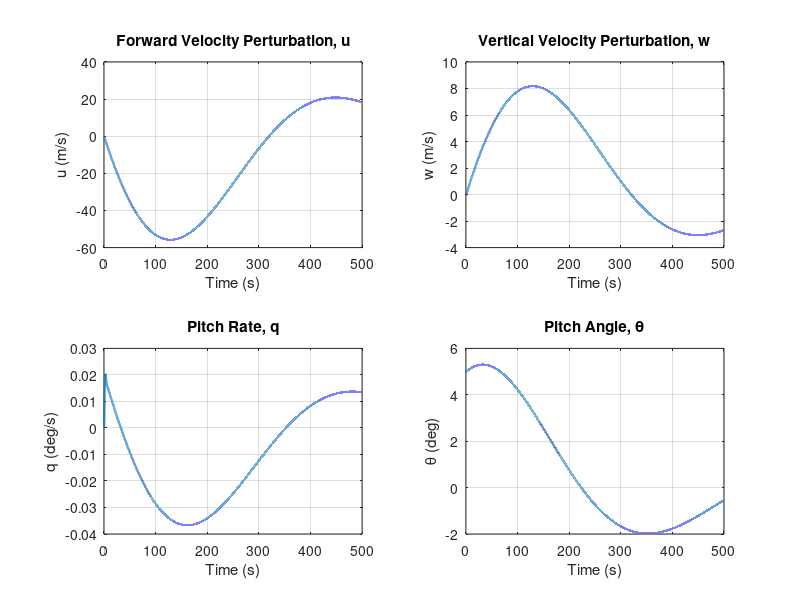

Source code (MATLAB): (Note: this script raises an error after producing the figure.)
%% Boeing 747 Longitudinal Dynamics
% NASA CR-2144 (Heffley)
% Flight Condition 7
% Mach = 0.8
% Altitude = 20,000 ft

clc;
clear;

statenames = {
    'u'
    'w'
    'q'
    'theta'
    'h'
    };

%% Flight Condition 7

g = 32.174;          % ft/s^2
U0 = 820.01;         % ft/s
W0 = 0;
theta0 = 0;

%% Dimensional Stability Derivatives (Heffley)

Xu_star = -0.00643;
Zu_star = -0.0941;
Mu_star = -0.000222;

Xw = 0.0253;
Zw = -0.624;
Mw = -0.00153;

Zwd = 0.0144;
Mwd = -0.000212;

Xq = 0;
Zq = -9.99;
Mq = -0.658;

%% Elevator Control Derivatives

Xde = 0;
Zde = -32.7;
Mde = -2.03;

%% Throttle Control Derivatives

Xdth = 5.05e-4;
Zdth = -2.20e-6;
Mdth = 3.02e-6;

%% Descriptor Matrix

E = [
1      0          0   0
0   1-Zwd         0   0
0   -Mwd          1   0
0      0          0   1
];

%% Descriptor State Matrix

Aprime = [
Xu_star     Xw        Xq-W0      -g*cos(theta0)
Zu_star     Zw        Zq+U0      -g*sin(theta0)
Mu_star     Mw        Mq          0
0           0         1           0
];

%% Descriptor Input Matrix

Bprime = [
Xde     Xdth
Zde     Zdth
Mde     Mdth
0       0
];

%% Convert Descriptor Form to Standard State Space

Apaper = E\Aprime;
Bpaper = E\Bprime;

%% Output Matrices

C = eye(4);
D = zeros(4,2);

sys_paper = ss(Apaper,Bpaper,C,D);

disp('--------------------------------')
disp('Descriptor Matrix E')
disp(E)

disp('--------------------------------')
disp('A'' Matrix')
disp(Aprime)

disp('--------------------------------')
disp('B'' Matrix')
disp(Bprime)

disp('--------------------------------')
disp('Standard A Matrix')
disp(Apaper)

disp('--------------------------------')
disp('Standard B Matrix')
disp(Bpaper)

disp('--------------------------------')
disp('Eigenvalues (Imperial)')
disp(eig(Apaper))

%% Convert to SI Units

ft2m = 0.3048;

T = diag([ft2m ft2m 1 1]);

A = T*Apaper/T;
B = T*Bpaper;
B(:,2) = T*B(:,2)/4.44822;
g  = 9.80665;
U0 = U0*ft2m;
W0 = W0*ft2m;

sys = ss(A,B,C,D);

disp('--------------------------------')
disp('Eigenvalues (SI)')
disp(eig(A))

% Validation

disp('--------------------------------')
disp('Controllability Rank')
disp(rank(ctrb(A,B)))

disp('--------------------------------')
disp('DC Gain')
disp(dcgain(sys))

%% Initial Condition Responses

t = 0:0.01:500;
t2=0:0.01:100;
% Initial pitch angle disturbance (5 deg)
x0_theta = [0;
            0;
            0;
            deg2rad(5)];

% Initial pitch rate disturbance (5 deg/s)
x0_q = [0;
        0;
        deg2rad(5);
        0];

[~,~,x_theta] = initial(sys,x0_theta,t);
[~,~,x_q]     = initial(sys,x0_q,t2);

%% Response to Initial Pitch Angle Disturbance

figure

subplot(2,2,1)
plot(t,x_theta(:,1),'LineWidth',1.5)
grid on
title('Forward Velocity Perturbation, u')
xlabel('Time (s)')
ylabel('u (m/s)')

subplot(2,2,2)
plot(t,x_theta(:,2),'LineWidth',1.5)
grid on
title('Vertical Velocity Perturbation, w')
xlabel('Time (s)')
ylabel('w (m/s)')

subplot(2,2,3)
plot(t,rad2deg(x_theta(:,3)),'LineWidth',1.5)
grid on
title('Pitch Rate, q')
xlabel('Time (s)')
ylabel('q (deg/s)')

subplot(2,2,4)
plot(t,rad2deg(x_theta(:,4)),'LineWidth',1.5)
grid on
title('Pitch Angle, \theta')
xlabel('Time (s)')
ylabel('\theta (deg)')

sgtitle('Open-Loop Response to 5^\circ Initial Pitch Angle Disturbance')

%% Response to Initial Pitch Rate Disturbance

figure

subplot(2,2,1)
plot(t2,x_q(:,1),'LineWidth',1.5)
grid on
title('Forward Velocity Perturbation, u')
xlabel('Time (s)')
ylabel('u (m/s)')

subplot(2,2,2)
plot(t2,x_q(:,2),'LineWidth',1.5)
grid on
title('Vertical Velocity Perturbation, w')
xlabel('Time (s)')
ylabel('w (m/s)')

subplot(2,2,3)
plot(t2,rad2deg(x_q(:,3)),'LineWidth',1.5)
grid on
title('Pitch Rate, q')
xlabel('Time (s)')
ylabel('q (deg/s)')

subplot(2,2,4)
plot(t2,rad2deg(x_q(:,4)),'LineWidth',1.5)
grid on
title('Pitch Angle, \theta')
xlabel('Time (s)')
ylabel('\theta (deg)')

sgtitle('Open-Loop Response to 5^\circ/s Initial Pitch Rate Disturbance')

eig(A)

wn = abs(eig(A));
zeta = -real(eig(A))./wn;

table(wn,zeta)

%%Adding Altitude to the system:

U0_SI = 249.94;    % m/s

A5 = [
    A              zeros(4,1)
    0  -1  0  U0_SI   0
    ];

B5 = [
    B
    0 0
    ];

C5=eye(5);
D5=zeros(5,2);

sys5=ss(A5,B5,C5,D5);

x0_theta = [
    0
    0
    0
    deg2rad(5)
    0      % initial altitude perturbation
    ];

x0_q = [
    0
    0
    deg2rad(5)
    0
    0
    ];

x00=[0;0;0;0;0];

[y1,~,x1] = initial(sys5,x0_theta,t);
[y2,~,x2] = initial(sys5,x0_q,t);

figure

plot(t,x1(:,5),'LineWidth',1.5)
grid on
title('Altitude Perturbation')
xlabel('Time (s)')
ylabel('h (m)')

sgtitle('Altitude Response to 5^\circ Initial Pitch Angle Disturbance')

figure

plot(t,x2(:,5),'LineWidth',1.5)
grid on
title('Altitude Perturbation')
xlabel('Time (s)')
ylabel('h (m)')

sgtitle('Altitude Response to 5^\circ/s Initial Pitch Rate Disturbance')


%%LQR

Q1=diag([1/(10)^2,1/(5)^2,1/(deg2rad(10))^2,1/(deg2rad(5))^2,1/(20)^2]);
R1=diag([1/deg2rad(20)^2,1]);

Q2=diag([1/(10)^2,1/(5)^2,1/(deg2rad(10))^2,0.5*1/(deg2rad(5))^2,1/(20)^2]);
R2=diag([4*1/deg2rad(20)^2,1]);

Q3=diag([1/(10)^2,1/(5)^2,1/(deg2rad(10))^2,1/(deg2rad(5))^2,4*1/(20)^2]);
R3=diag([100*1/deg2rad(20)^2,100]);

% Maximum allowable thrust increment
DeltaT_max = 8e4;          % N

%%Normalising Throttle input

B5_norm = B5;

% Second input now represents normalized throttle command
B5_norm(:,2) = DeltaT_max*B5(:,2);

[K1,~] = lqr(A5,B5_norm,Q1,R1);

[K2,~] = lqr(A5,B5_norm,Q2,R2);


[K3,~] = lqr(A5,B5_norm,Q3,R3);
disp('LQR Gain')
disp(K1)

disp('Closed-loop Eigenvalues')
disp(eig(A5-B5_norm*K1))

Acl = A5 - B5_norm*K1;
Acl2=A5-B5_norm*K2;
Acl3=A5-B5_norm*K3;

sys_cl = ss(Acl,B5_norm,C5,D5);
sys_cl2 = ss(Acl2,B5_norm,C5,D5);
sys_cl3= ss(Acl3,B5_norm,C5,D5);

%% Closed-Loop Initial Condition Response
t=0:0.01:40
x0 = [
    0
    0
    0
    deg2rad(5)
    0
    ];

[~,~,x] = initial(sys_cl3,x0,t);

%% Closed-Loop Responses
 
figure

subplot(3,2,1)
plot(t,x(:,1),'LineWidth',1.5)
grid on
title('Forward Velocity Perturbation, u')
xlabel('Time (s)')
ylabel('u (m/s)')

subplot(3,2,2)
plot(t,x(:,2),'LineWidth',1.5)
grid on
title('Vertical Velocity Perturbation, w')
xlabel('Time (s)')
ylabel('w (m/s)')

subplot(3,2,3)
plot(t,rad2deg(x(:,3)),'LineWidth',1.5)
grid on
title('Pitch Rate, q')
xlabel('Time (s)')
ylabel('q (deg/s)')

subplot(3,2,4)
plot(t,rad2deg(x(:,4)),'LineWidth',1.5)
grid on
title('Pitch Angle, \theta')
xlabel('Time (s)')
ylabel('\theta (deg)')

subplot(3,2,[5 6])
plot(t,x(:,5),'LineWidth',1.5)
grid on
title('Altitude Perturbation')
xlabel('Time (s)')
ylabel('h (m)')

sgtitle('Closed-Loop Response to 5^\circ Initial Pitch Disturbance')

U = -K3*x.';      % 2 × N

de = rad2deg(U(1,:));   % Elevator (deg)
dt = U(2,:);            % Normalized throttle (or thrust increment)
figure

subplot(2,1,1)
plot(t,de,'LineWidth',1.5)
grid on
xlabel('Time (s)')
ylabel('\delta_e (deg)')
title('Elevator Control Effort')

subplot(2,1,2)
plot(t,dt,'LineWidth',1.5)
grid on
xlabel('Time (s)')
ylabel('\delta_t')
title('Throttle Control Effort')

%%Noise modelling:
% Process disturbance distribution matrix
G = [
1 0 0
0 1 0
0 0 1
0 0 0
0 0 0
];

B_noise=[B5_norm G];

C_noise = eye(5);
D_noise = zeros(5,5);
%LQE
Q_kf = diag([
    0.25,...
    0.25,...
    deg2rad(0.2)^2
]);

R_kf = diag([
    0.25^2,...      % Airspeed sensor
    0.5^2           % Altimeter
]);
%%Kalman Filter
C_obs=[1 0 0 0 0;0 0 0 0 1];
D_obs=zeros(2,2);
[L,P,E]=lqe(A5,G,C_obs,Q_kf,R_kf);
A_kf=A5-L*C_obs;
B_kf=[B5_norm L];
C_kf=eye(5);
D_kf=zeros(5,4);
disp('Kalman Observer Poles')
disp(E)

Aobs = A5 - L*C_obs;

sys_obs = ss(Aobs,zeros(5,1),eye(5),zeros(5,1));

href=100;


%% Open-Loop Pole-Zero Map

figure
pzmap(sys5)
grid on
title('Open-Loop Pole-Zero Map')

%% Open-Loop vs Closed-Loop Pole Comparison
%% Open-Loop vs Closed-Loop Pole Map

figure

pzmap(sys5)
hold on

pzmap(sys_cl3)

grid on
sgrid

title('Open-Loop vs Closed-Loop Pole-Zero Map')

legend('Open Loop','Closed Loop LQR','Location','best')

h = findall(gcf,'Type','line');

set(h(1),'Color','r','Marker','o')
set(h(2),'Color','b','Marker','x')

%% Kalman Observer Pole Map

figure
pzmap(sys_obs)

grid on
sgrid

title('Kalman Observer Pole-Zero Map')
